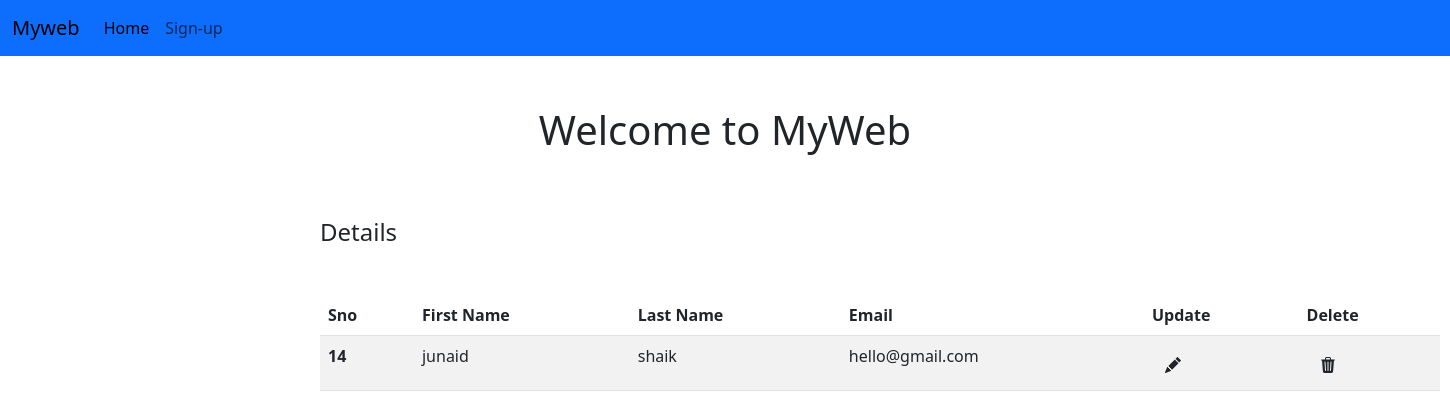
The app's page /home, older data.
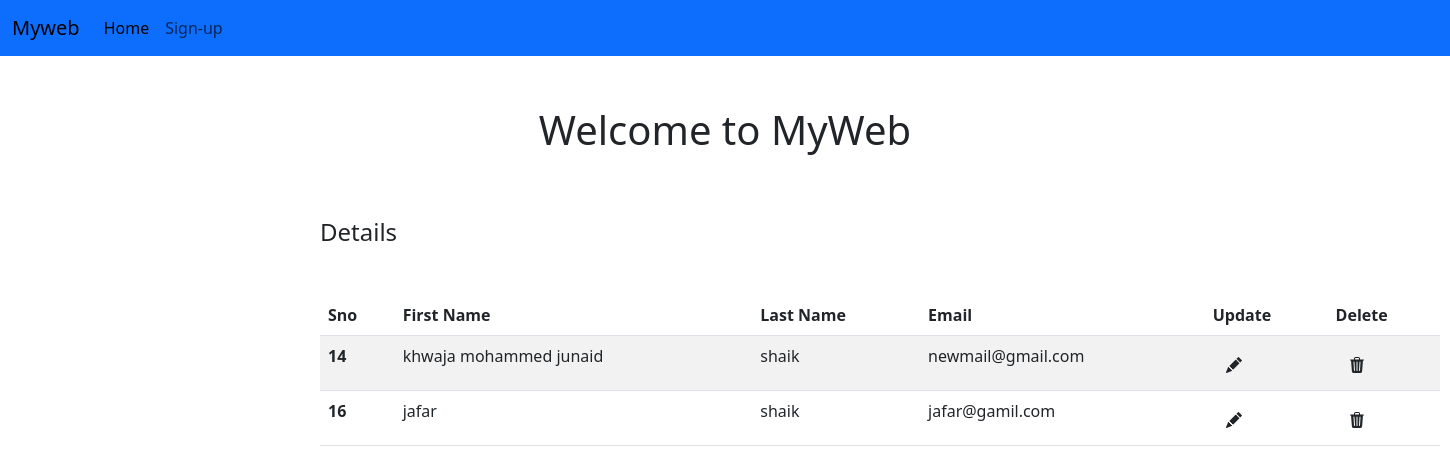
The same page, newer data.
### home_page/models.py (models this page shows)
class Register(models.Model):
    firstname = models.CharField(max_length=50)
    lastname = models.CharField(max_length=50)
    email = models.EmailField()
    pwd = models.CharField(max_length=6)

### home_page/views.py (the view)
# urls.py: path('home',views.home,name="home"),
def home(request):
    query = Register.objects.all()
    print(query)
    context = {"data":query}
    return render(request,"home.html",context)

### templates/home.html (shortened to what this page needs)
<!DOCTYPE html>
<html lang="en">
  <head>
    <link
      href="https://cdn.jsdelivr.net/npm/bootstrap@5.3.0/dist/css/bootstrap.min.css"
      rel="stylesheet"
    />
  </head>
  <body>
    <div class="nav-bar">
      <nav class="navbar navbar-expand-lg bg-primary">
        <div class="container-fluid">
          <a class="navbar-brand" href="#">Myweb</a>
          <div class="collapse navbar-collapse" id="navbarNav">
            <ul class="navbar-nav">
              <li class="nav-item">
                <a class="nav-link active" aria-current="page" href="/home"
                  >Home</a
                >
              </li>
              <li class="nav-item">
                <a class="nav-link" href="/">Sign-up</a>
              </li>
            </ul>
          </div>
        </div>
      </nav>
    </div>
    <h1 style="text-align: center; margin-top: 50px">Welcome to MyWeb</h1>
    <h4 style="margin-left: 20rem; margin-top: 4rem">Details</h4>
    <table
      class="table table-striped"
      style="width: 70rem; margin-left: 20rem; margin-top: 3rem"
    >
      <thead>
        <tr>
          <th scope="col">Sno</th>
          <th scope="col">First Name</th>
          <th scope="col">Last Name</th>
          <th scope="col">Email</th>
          <th scope="col">Update</th>
          <th scope="col">Delete</th>
        </tr>
      </thead>
      <tbody>
        {%for i in data%}
        <tr>
          <th scope="row">{{i.id}}</th>
          <td>{{i.firstname}}</td>
          <td>{{i.lastname}}</td>
          <td>{{i.email}}</td>
          <td>
            <a href="/update/{{i.id}}" class="btn"
              ></a>
          </td>
          <td>
            <a href="/delete/{{i.id}}" class="btn"
              ></a>
          </td>
        </tr>
        {% endfor %}
      </tbody>
    </table>
  </body>
</html>

Row changes from the older to the newer data that the page shows:
changed Register id 14: firstname "junaid" → "khwaja mohammed junaid"; email "hello@gmail.com" → "newmail@gmail.com"
added Register: id "16", firstname "jafar", lastname "shaik", email "jafar@gamil.com"
